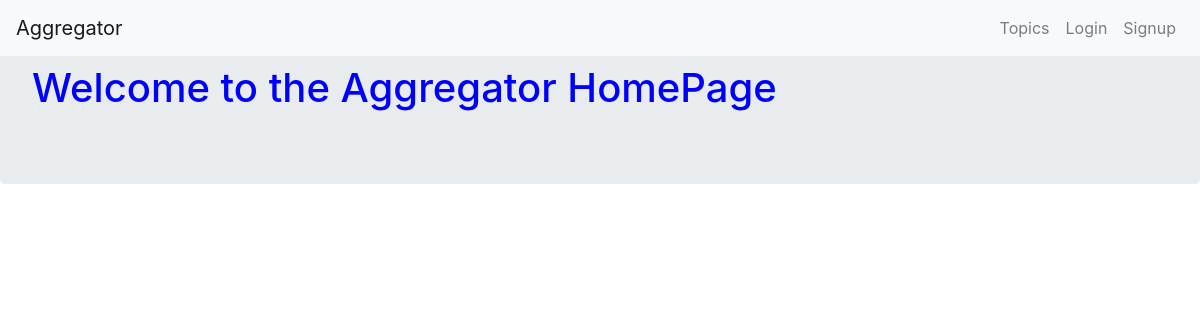
The app's page /, older data.
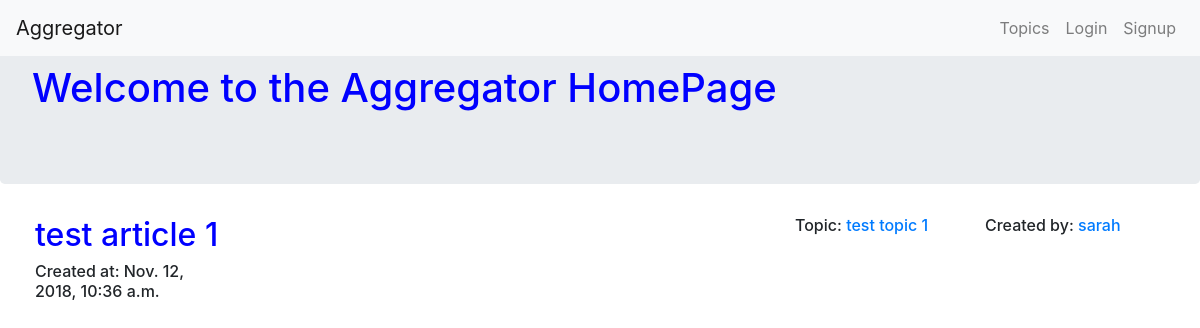
The same page, newer data.
### articles/models.py (models this page shows, shortened)
class Article(models.Model):
    created_by = models.ForeignKey(UserProfile, related_name='articles', on_delete=models.CASCADE)
    created_at = models.DateTimeField(auto_now=True)
    article_name = models.CharField(max_length=126)
    article_content = models.TextField()
    message_html = models.TextField(editable=False, default='')
    topic = models.ForeignKey(Topic, related_name='article', on_delete=models.CASCADE)
    slug = models.SlugField(unique=True, default=slugify(article_name))

### groups/models.py (models this page shows, shortened)
class Topic(models.Model):
    topic_name = models.CharField(max_length=126)
    topic_description = models.CharField(max_length=526,default='Some string describing the topic')
    slug = models.SlugField(unique=True)
    members = models.ManyToManyField(User)
    def __str__(self):
        return self.topic_name

### accounts/models.py (models this page shows, shortened)
class UserProfile(models.Model):
    user = models.OneToOneField(User, related_name="user_profile", on_delete=models.CASCADE)
    bio = models.TextField(max_length=500, blank=True)
    location = models.CharField(max_length=30, blank=True)
    birth_date = models.DateField(null=True, blank=True)
    topics = models.ManyToManyField(Topic)
    def create_user_profile(sender, instance, created, **kwargs):
        if created:
            UserProfile.objects.create(user=instance)
    post_save.connect(create_user_profile, sender=User)

### accounts/views.py (the view)
# urls.py: url(r'^$',account_views.Homepage,name='home'),
def Homepage(request):
    context = {}
    if request.user.is_authenticated:
        site_article_list = Article.objects.filter(topic__members=request.user).order_by('-created_at')
    else:
        site_article_list = Article.objects.all().order_by('-created_at')
    context['site_article_list'] = site_article_list
    return render(request, 'home.html', context)

### templates/home.html (shortened to what this page needs)
<!DOCTYPE html>
{% load static %}
<html lang="en">
<head>
    <link rel="stylesheet" href="https://maxcdn.bootstrapcdn.com/bootstrap/4.0.0/css/bootstrap.min.css">
    <link rel="stylesheet" href="{% static 'articles/style.css' %}" type="text/css">
</head>
<body>
<nav class="navbar navbar-expand-lg fixed-top navbar-light bg-light">
  <a class="navbar-brand" href="{% url 'home' %}">Aggregator</a>
  <div class="collapse navbar-collapse" id="navbarSupportedContent">
    <ul class="navbar-nav mr-auto">
      <li class="nav-item active">
        <a class="nav-link" href=""><span class="sr-only">(current)</span></a>
      </li>
    </ul>
    <ul class="navbar-nav">
        <li>
            <a class="nav-link" href="{% url 'groups:topic_list' %}">Topics</a>
        </li>
        {% if user.is_authenticated %}
        <li class="nav-item">
        <a class="nav-link" href="{% url 'accounts:logout' %}">LogOut</a>
            </li>
        {% else %}
        <li class="nav-item">
        <a class="nav-link" href="{% url 'accounts:login' %}">Login</a>
            </li>
        <li class="nav-item">
        <a class="nav-link" href="{% url 'accounts:signup' %}">Signup</a>
            </li>
        {% endif %}
    </ul>
  </div>
</nav>
{% block content %}
<div class="container-fluid jumbotron"><h1> Welcome to the Aggregator HomePage</h1></div>
{% for article in site_article_list %}
<div class="container article_lists">
  <div class="row">
    <div class="col-md-8"><a href="{% url 'articles:article_detail' slug=article.slug %}" tabindex="1"><h2>{{ article.article_name }}</h2></a></div>
    <div class="col-md-2 text-truncate"><h6>Topic: <a href="{% url 'groups:topic_detail' slug=article.topic.slug %}">{{article.topic }}</a></h6></div>
      <div class="col-md-2"><h6>Created by: <a href="{% url 'accounts:user_profile' username=article.created_by.user %}">{{article.created_by.user }}</a></h6></div>
      <div class="col-md-2"><h6>Created at: {{article.created_at }}</a></h6></div>
  </div>
  </div>
{% endfor %}
{% endblock %}
</body>
</html>

Row changes from the older to the newer data that the page shows:
added Article: article_name "test article 1", topic "test topic 1", created_by.user "sarah", created_at "Nov. 12, 2018, 10:36 a.m."
